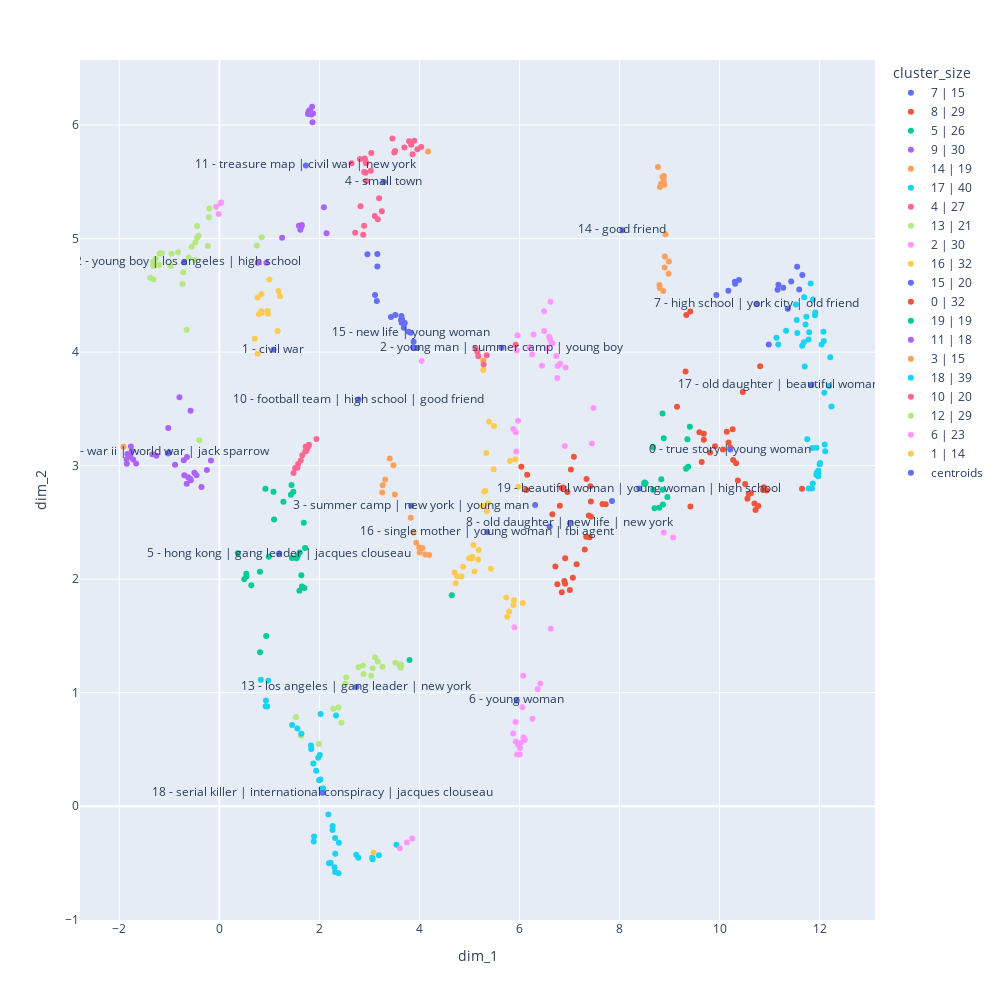

Source (notebook cell):
### Code cell
fig = model.visualize_clusters(width=1000, height=1000)
fig.show()
